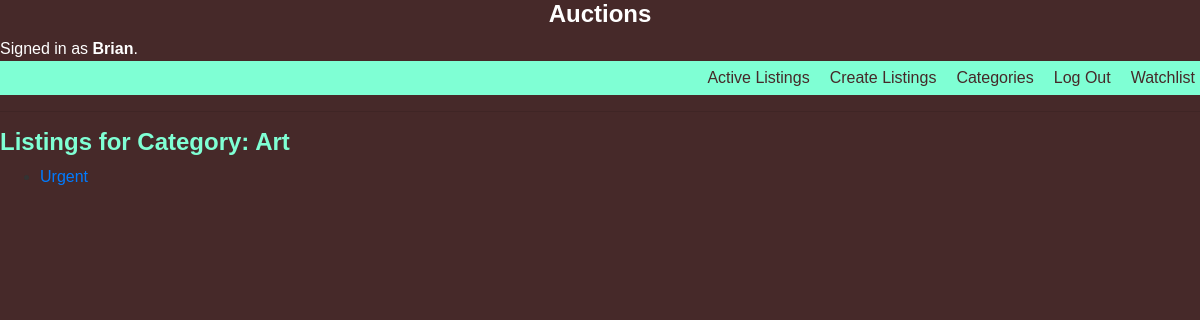
Page /categories/Art/ (signed in) on the committed database.
### auctions/models.py (models this page shows, shortened)
class User(AbstractUser):
    pass

class Listing(models.Model):
    title = models.CharField(max_length=255)
    description = models.TextField()
    starting_bid = models.DecimalField(max_digits=10, decimal_places=2)
    image = models.ImageField(upload_to='images/', blank=True)
    category = models.CharField(max_length=100)
    creator = models.ForeignKey(User, on_delete=models.CASCADE)
    created_at = models.DateTimeField(auto_now_add=True)
    active = models.BooleanField(default=True)
    watchlist = models.ForeignKey(Watchlist, on_delete=models.CASCADE, blank=True, null=True)
    bids = models.ForeignKey('Bid', on_delete=models.CASCADE, null=True, blank=True, related_name='listing_bids')
    comments = models.ManyToManyField('Comment', related_name='listings')
    winner = models.ForeignKey(User, on_delete=models.SET_NULL, null=True, blank=True, related_name='won_listings')

### auctions/views.py (the view)
# urls.py: path('categories/<str:category>/', show_category_listings, name='show_category_listings'),
def show_category_listings(request, category):
    listings = Listing.objects.filter(category=category, active=True)
    context = {
        'category': category,
        'listings': listings,
    }
    return render(request, 'auctions/show_category_listings.html', context)

### auctions/templates/auctions/show_category_listings.html
{% extends 'auctions/layout.html' %}
{% block body %}
  <h1>Listings for Category: {{ category }}</h1>
  {% if listings %}
    <ul>
      {% for listing in listings %}
        <li><a href="{% url 'show_listing' listing_id=listing.id %}">{{ listing.title }}</a></li>
      {% endfor %}
    </ul>
  {% else %}
    <p>No listings found for this category.</p>
    <a style="font-size: 25px; font-family: sans-serif; position: absolute; left: 0; top: 300px;" class="nav-link" href="{% url 'index' %}">Return to Home</a>
  {% endif %}
{% endblock %}

### auctions/templates/auctions/layout.html (shortened to what this page needs)
<!DOCTYPE html>
<html lang="en">
<head>
    {% load static %}
    <link rel="stylesheet" href="https://stackpath.bootstrapcdn.com/bootstrap/4.4.1/css/bootstrap.min.css">
    <link href="{% static 'auctions/styles.css' %}" rel="stylesheet">
</head>
<body>
    <h1 style="text-align: center; color: white;">Auctions</h1>
        <div style="color: white;">
        {% if user.is_authenticated %}
            Signed in as <strong>{{ user.username }}</strong>.
        {% else %}
            Not signed in.
        {% endif %}
        </div>
    <ul class="nav">
        <li class="nav-item">
            <a class="nav-link" href="{% url 'index' %}">Active Listings</a>
        </li>
        <li class="nav-item">
            <a class="nav-link" href="{% url 'listing' %}">Create Listings</a>
        </li>
        <li class="nav-item">
            <a class="nav-link" href="{% url 'show_categories' %}">Categories</a>
        </li>
        {% if user.is_authenticated %}
            <li class="nav-item">
                <a class="nav-link" href="{% url 'logout' %}">Log Out</a>
            </li>
            <li class="nav-item">
                <a class="nav-link" href="{% url 'watchlist' %}">Watchlist</a>
            </li>
        {% endif %}
    </ul>
    <hr>
    {% block body %}
    {% endblock %}
</body>
</html>

### auctions/static/auctions/styles.css (style rules this page uses)
body { background-color: #f2f2f2; font-family: Arial, sans-serif; color: #333; }
h1 { font-size: 24px; font-weight: bold; color: #555; }

### auctions/templates/auctions/layout.html (style rules this page uses)
ul.nav { list-style: none; display: flex; justify-content: flex-end; background-color: aquamarine; }
ul.nav li.nav-item { margin-left: 10px; }
ul.nav li.nav-item a.nav-link { color: rgb(70, 41, 41); text-decoration: none; padding: 5px; border-radius: 5px; transition: background-color 0.3s; }
body { background-color: rgb(70, 41, 41); }
ul.nav { justify-content: flex-end; }
ul.nav li.nav-item { display: inline-block; }
h1 { color: aquamarine; }

### rows in the picture
User: username "Brian"
Listing: category "Art", title "Urgent"
